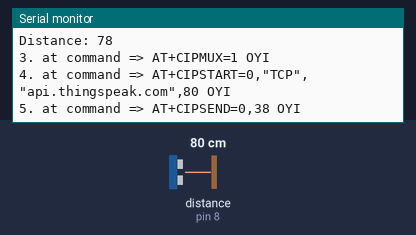
The sketch below on a simulated Arduino Uno, built with avr-gcc and run on an emulated ATmega328P. On the bench: the last lines printed to the serial monitor. Wiring (inferred from the names in the program): ultrasonic range finder: trigger pin 9; echo pin 8. The test bench sets the inputs (shaded band); at power-on: distance to the obstacle (sensor on pin 8) 80 cm. The echo pulse lasts 58.3 µs per cm; the modem accepts every AT command (registered, SIM ready, sends succeed) and sends nothing else.

Above: at 1.2 s.
1.3 s: distance to the obstacle (sensor on pin 8) set to 2 cm
At 3.1 s:
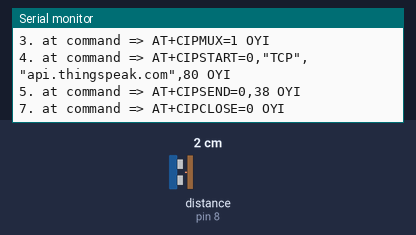
6.7 s: distance to the obstacle (sensor on pin 8) set to 4 cm
At 9.8 s:
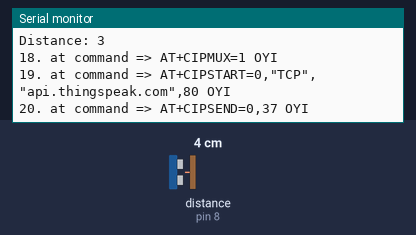
Timing chart, 0 to 11.3 s (numbered marks = the images above; inputs shaded):
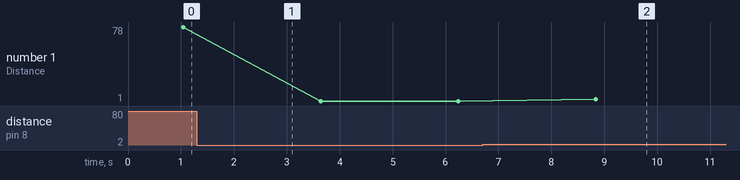

Measured:
- after the input at 6.7 s, the serial monitor: prints a new line after 2.1 s (image 2)
- plotted number 1: 1 → 3 after the input at 6.7 s

The sketch:

FInaly_working_no_push.ino
```cpp
#include <SoftwareSerial.h>
#define RX 10
#define TX 11
String AP = "M7";       // CHANGE ME
String PASS = "12345678"; // CHANGE ME
String API = "8GEE";   // CHANGE ME
String HOST = "api.thingspeak.com";
String PORT = "80";
String field = "field1";
int countTrueCommand;
int countTimeCommand;
boolean found = false;
int valSensor = 1;
SoftwareSerial esp8266(RX,TX);
const int trigPin = 9;
const int echoPin = 8;
long duration;
int distance;
void setup() {
pinMode(trigPin, OUTPUT);
pinMode(echoPin, INPUT); // Sets the echoPin as an Input
Serial.begin(9600); // Starts the serial communication
esp8266.begin(115200);
  sendCommand("AT",5,"OK");
  sendCommand("AT+CWMODE=1",5,"OK");
  sendCommand("AT+CWJAP=\""+ AP +"\",\""+ PASS +"\"",20,"OK");
}
void loop() {
digitalWrite(trigPin, LOW); // Clears the trigPin
delayMicroseconds(5);
digitalWrite(trigPin, HIGH);
delayMicroseconds(40);
digitalWrite(trigPin, LOW);
duration = pulseIn(echoPin, HIGH);
distance= (duration*0.034/2);
delay(1000);
Serial.print("Distance: ");
Serial.println(distance);
 valSensor = distance;
 String getData = "GET /update?api_key="+ API +"&"+ field +"="+String(valSensor);
sendCommand("AT+CIPMUX=1",5,"OK");
 sendCommand("AT+CIPSTART=0,\"TCP\",\""+ HOST +"\","+ PORT,15,"OK");
 sendCommand("AT+CIPSEND=0," +String(getData.length()+4),4,">");
 esp8266.println(getData);delay(1500);countTrueCommand++;
 sendCommand("AT+CIPCLOSE=0",5,"OK");
}
void sendCommand(String command, int maxTime, char readReplay[]) {
  Serial.print(countTrueCommand);
  Serial.print(". at command => ");
  Serial.print(command);
  Serial.print(" ");
  while(countTimeCommand < (maxTime*1))
  {
    esp8266.println(command);                //at+cipsend
    if(esp8266.find(readReplay))              //ok
    {
      found = true;
      break;
    }
    countTimeCommand++;
  }
  if(found == true)
  {
    Serial.println("OYI");
    countTrueCommand++;
    countTimeCommand = 0;
  }
  if(found == false)
  {
    Serial.println("Fail");
    countTrueCommand = 0;
    countTimeCommand = 0;
  }
  found = false;
 }
```
